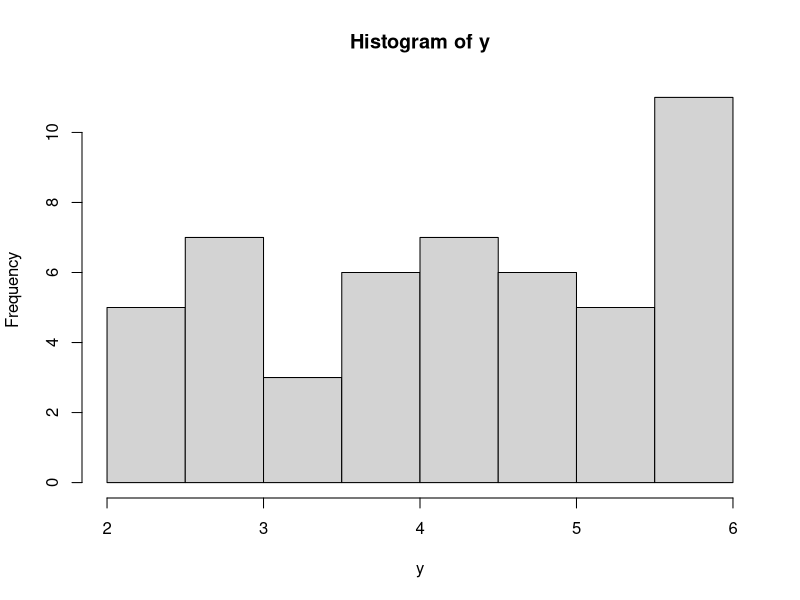
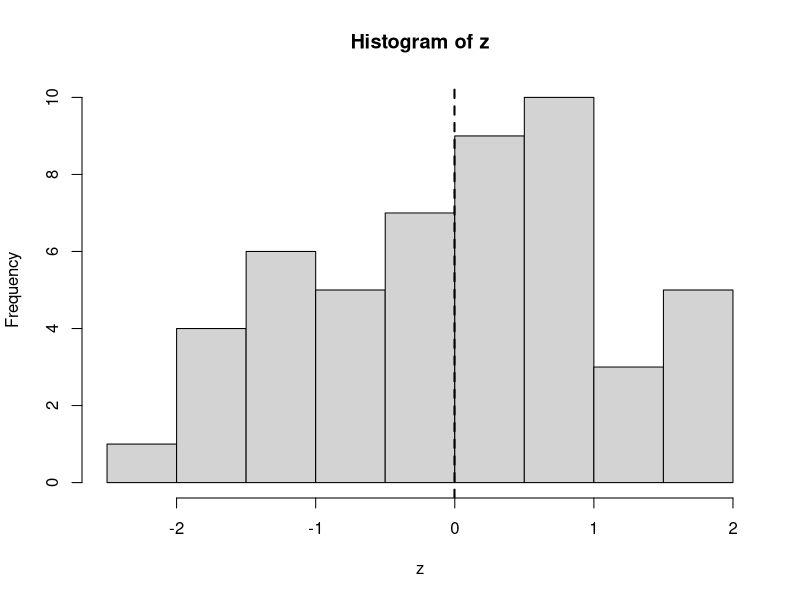
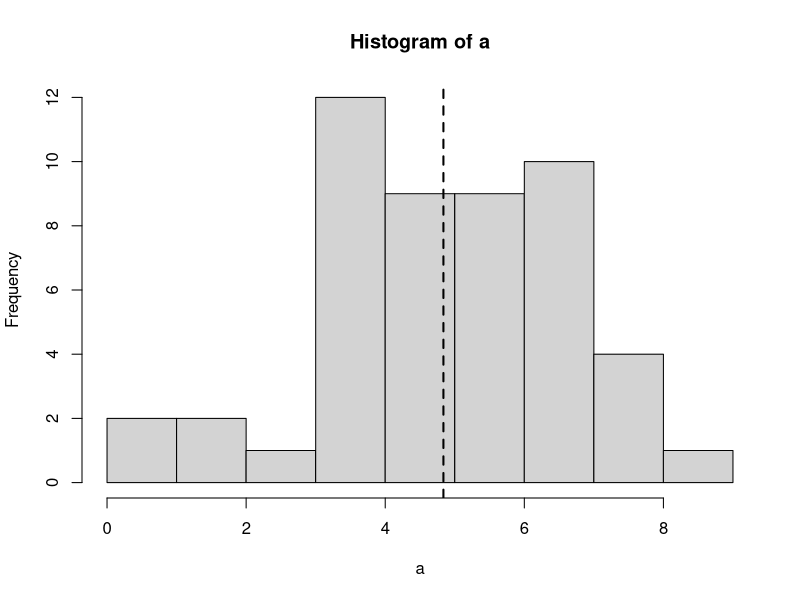
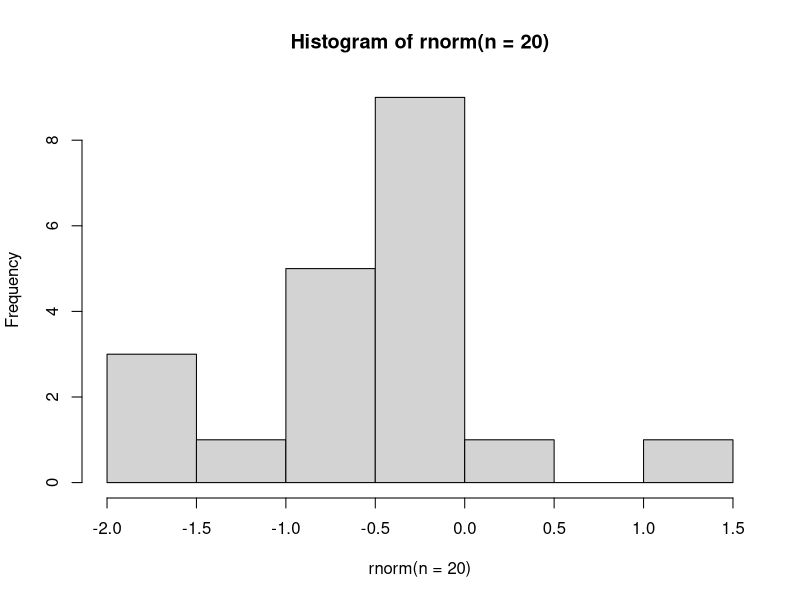
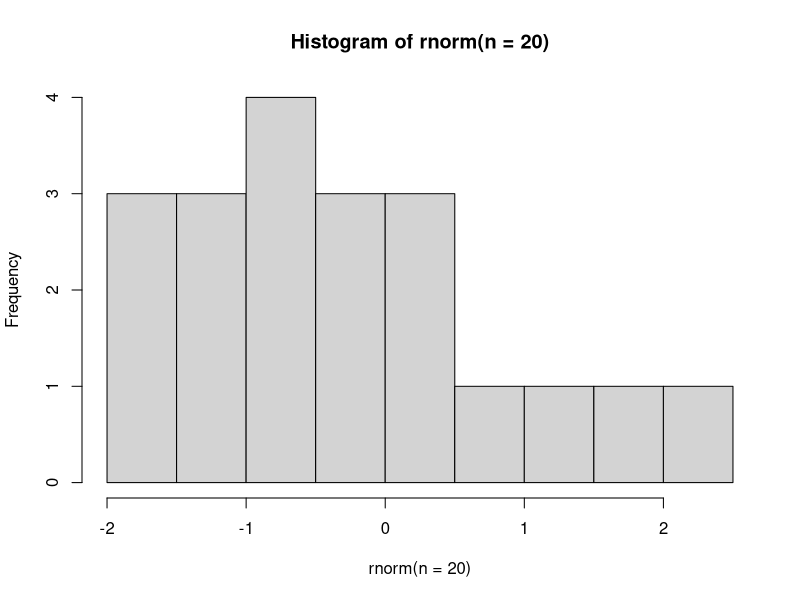
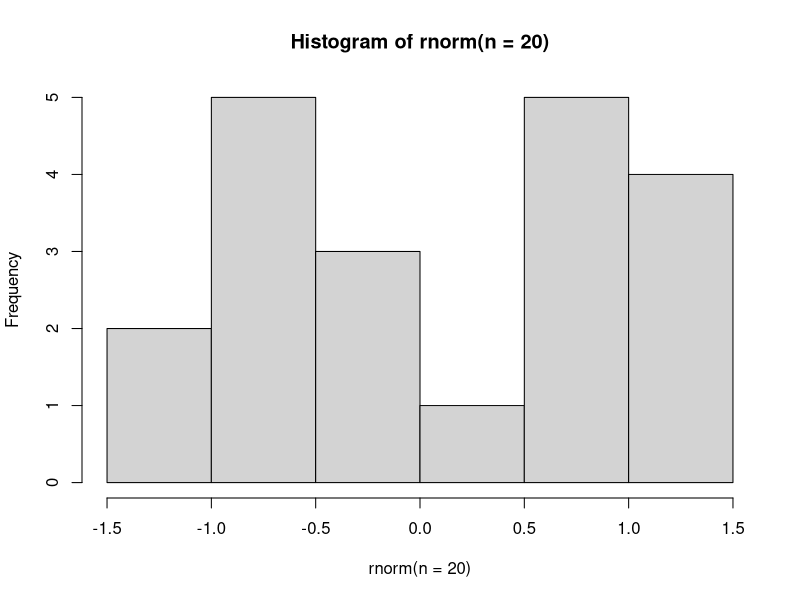
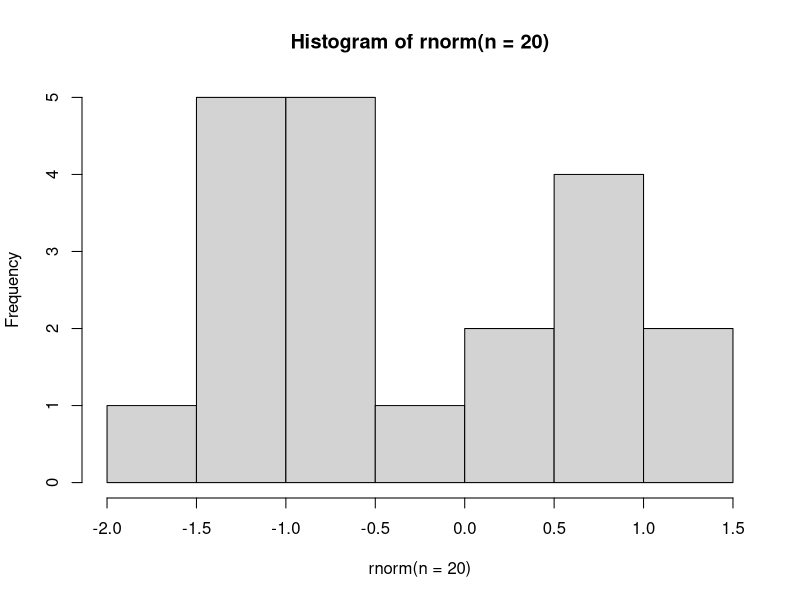
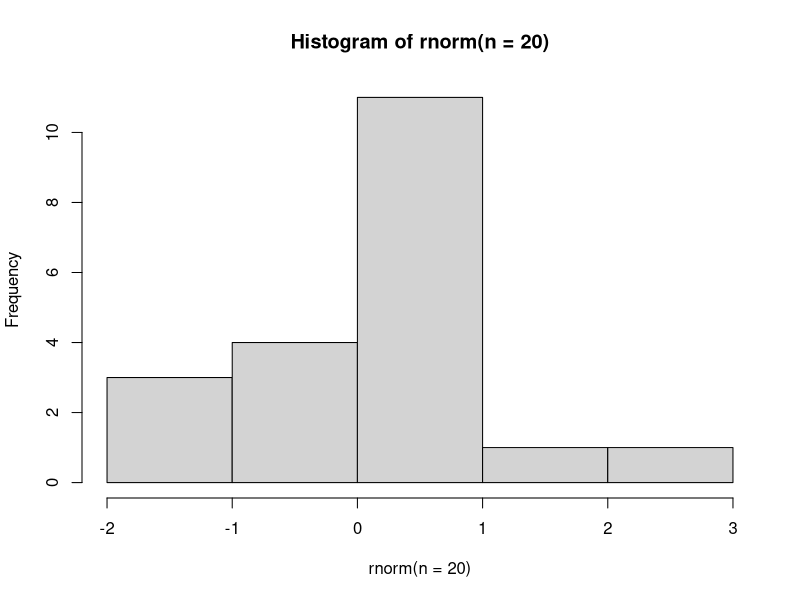

Here is the R script that generated these plots, in order:
## ---- chunk 1
knitr::opts_chunk$set(echo = TRUE)
knitr::opts_chunk$set(eval = TRUE)
## ---- chunk 2
library(tidyverse)
## ---- chunk 3
#| echo: true

x <- runif(50)
## ---- chunk 4
#| echo: true

x
## ---- chunk 5
y <- runif(50, min = 2, max = 6)
## ---- chunk 6
head(y)
## ---- chunk 7
hist(y)
## ---- chunk 8
z <- rnorm(50)
hist(z)
abline(v = mean(z), lty = 2, lwd = 2)

## ---- chunk 9
a <- rnorm(50, mean = 5, sd = 2)
## ---- chunk 10
hist(a)
abline(v = mean(a), lty = 2, lwd = 2)

## ---- chunk 11
#|eval: true
mean(a)
sd(a)
## ---- chunk 12
quantile(a)
## ---- chunk 13
quantile(a, 0.16)

quantile(a, 0.84)
## ---- chunk 14
mean(a) - sd(a)

mean(a) + sd(a)

## ---- chunk 15
quantile(a, 0.025)

quantile(a, 0.975)
## ---- chunk 16
mean(a) - 2 * sd(a)

mean(a) + 2 * sd(a)

## ---- chunk 17
hist(rnorm(n = 20)) # Observe the shape of the histogram

hist(rnorm(n = 20)) # Observe the shape of the histogram

hist(rnorm(n = 20)) # Observe the shape of the histogram

hist(rnorm(n = 20)) # Observe the shape of the histogram

hist(rnorm(n = 20)) # Observe the shape of the histogram

## ---- chunk 18
hist(rnorm(n = 5))

hist(rnorm(n = 10))

hist(rnorm(n = 20))

hist(rnorm(n = 30))

hist(rnorm(n = 40))

hist(rnorm(n = 50))

hist(rnorm(n = 100))

hist(rnorm(n = 500))

hist(rnorm(n = 1000)) 

## ---- chunk 19

library(reshape)

## ---- chunk 20
set.seed(3376)
## ---- chunk 21
sample(100, 3)
## ---- chunk 22
mu=100; sigma=10; n=10

## ---- chunk 23
xbar1=rep(0,5)
for (i in 1:5) {xbar1[i]= mean(rnorm(n, mean=mu, sd=sigma))}

xbar2=rep(0,10)
for (i in 1:10) {xbar2[i]=mean(rnorm(n, mean=mu, sd=sigma))}

xbar3=rep(0,100)
for (i in 1:100) {xbar3[i]=mean(rnorm(n, mean=mu, sd=sigma))}

## ---- chunk 24
x <- list(v1=xbar1, v2=xbar2, v3=xbar3)
data <- melt(x)

## ---- chunk 25
xb1 <- mean(xbar1)
xb2 <- mean(xbar2)
xb3 <- mean(xbar3)

xb1
xb2
xb3

## ---- chunk 26
ggplot(data, aes(x = value, fill = L1)) +
  geom_density(alpha = .50) +
  ggtitle("Figure 8-2: Increased Draws, Increased Accuracy") +
  xlab("Value") +
  ylab("Density") +
  theme_minimal() +
  theme(plot.title = element_text(size = 8, face = "bold")) +
  theme(axis.title = element_text(size = 8, face = "bold")) +
  geom_vline(xintercept = xb1, col = "#bf0000") +
  geom_vline(xintercept = xb2, col = "#008b00") +
  geom_vline(xintercept = xb3, col = "#0000ff") +
  annotate(
    "text",
    x = 95,
    y = .15,
    label =
      "Mean with 5 draws = 98.895",
    col = "#bf0000"
  ) +
  annotate(
    "text",
    x = 95,
    y = .175,
    label =
      "Mean with 10 draws = 100.481",
    col = "#008b00"
  ) +
  annotate(
    "text",
    x = 95,
    y = .20,
    label =
      "Mean with 100 draws = 100.071",
    col = "#0000ff"
  ) +
  theme(legend.position = "none")

## ---- chunk 27
set.seed(3376)
## ---- chunk 28

mu=100; sigma=10; n=5
xbar1=rep(0,10)
for (i in 1:10) {xbar1[i]=mean(rnorm(n, mean=mu, sd=sigma))}

mu=100; sigma=10; n=10
xbar2=rep(0,10)
for (i in 1:10) {xbar2[i]=mean(rnorm(n, mean=mu, sd=sigma))}

mu=100; sigma=10; n=100
xbar3=rep(0,10)
for (i in 1:10) {xbar3[i]=mean(rnorm(n, mean=mu, sd=sigma))}
## ---- chunk 29
x <- list(v1=xbar1,v2=xbar2,v3=xbar3)
data <- melt(x)

ggplot(data, aes(x = value, fill = L1)) +
  geom_density(alpha = .70) +
  theme_minimal() +
  theme(plot.title = element_text(size = 8, face = "bold")) +
  theme(axis.title = element_text(size = 8, face = "bold")) +
  ggtitle("Brown (2021, Figure 8-3): Increasing Observations Increases Normality") +
  annotate(
    "text",
    x = 95,
    y = .15,
    label =
      "5 Observations per Draw",
    col = "#bf0000"
  ) +
  annotate(
    "text",
    x = 95,
    y = .175,
    label =
      "10 Observations per Draw",
    col = "#008b00"
  ) +
  annotate(
    "text",
    x = 95,
    y = .20,
    label =
      "100 Observations per Draw",
    col = "#0000ff"
  ) +
  theme(legend.position = "none") +
  xlab("Mean of Sample Means") +
  ylab("Density")
